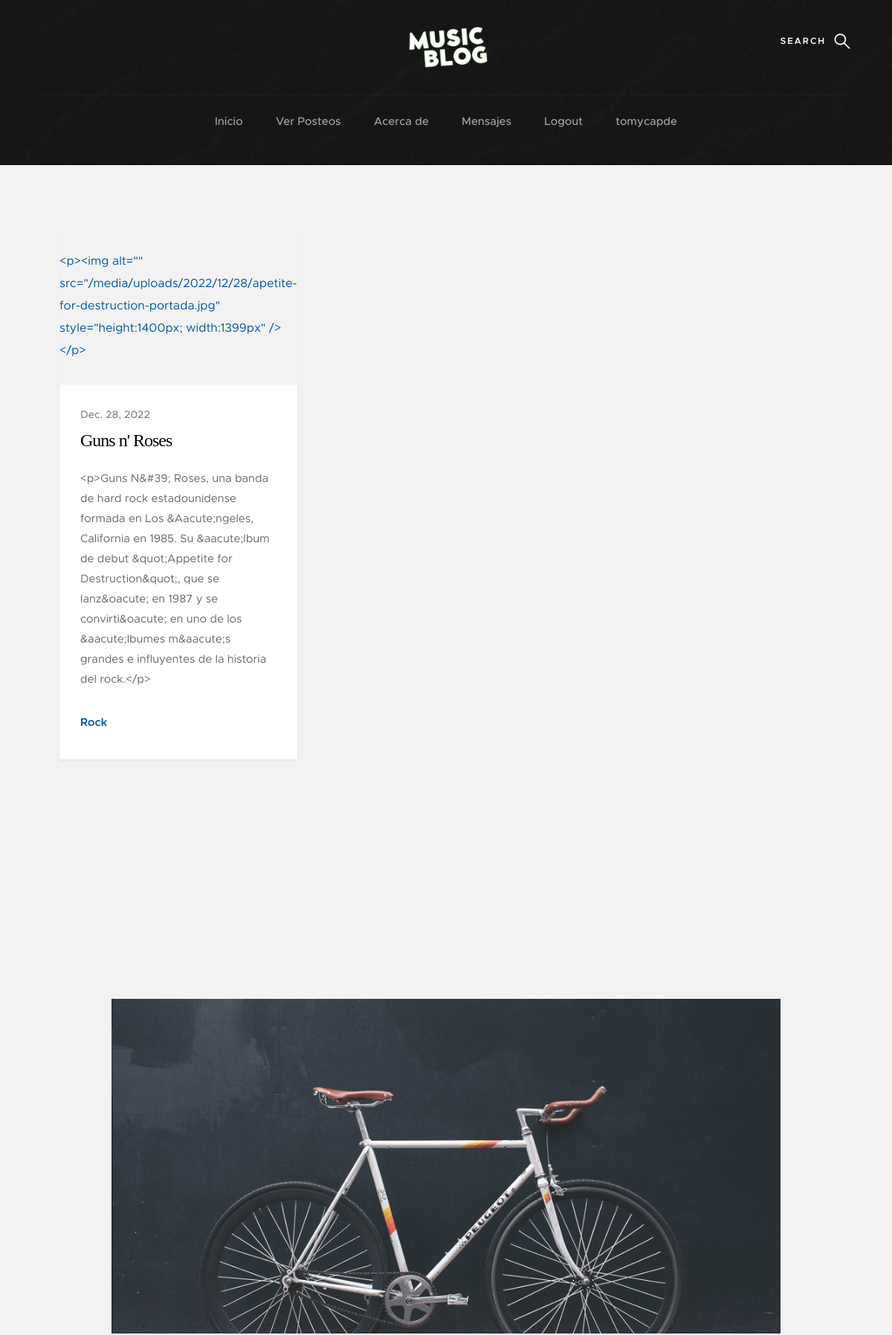
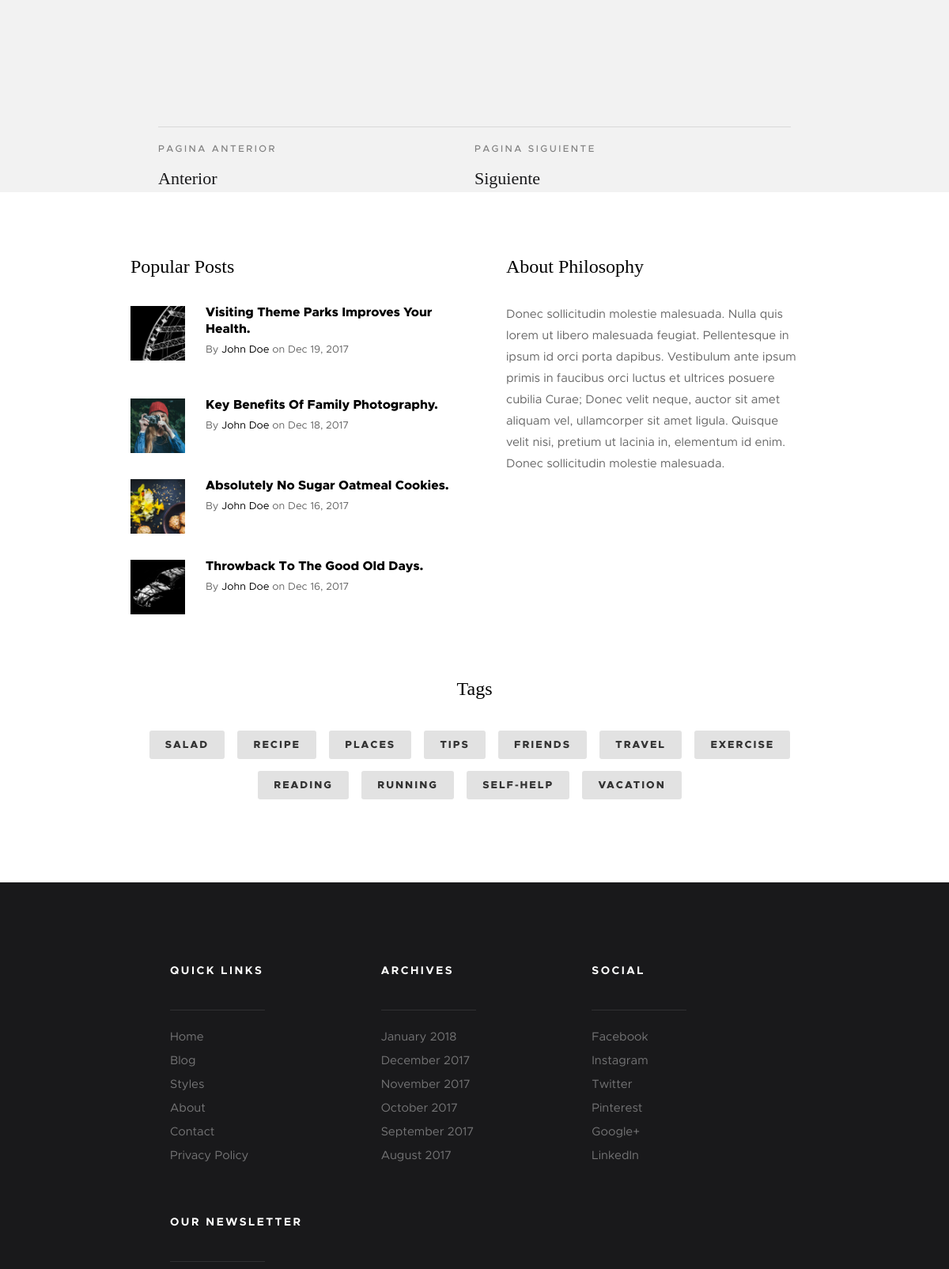
Screenshot of /posts/ (signed in, upper part) with the database file from the repository (2 pictures, top to bottom).
### Posts/models.py (models this page shows, shortened)
class Post(models.Model):
    title = models.CharField(max_length=150, null = True)
    description = RichTextUploadingField(null = True, config_name='description')
    body = RichTextUploadingField(null = True, config_name='default')
    author = models.ForeignKey(User, on_delete=models.CASCADE, null = True)
    date = models.DateTimeField(auto_now_add=True)
    images = RichTextUploadingField(null = True, config_name='image')
    category = models.CharField(max_length=50, null=True)

### Posts/views.py (the view)
# urls.py: path('posts/', view_posts, name='view_posts'),
def view_posts(request):
    posts = Post.objects.all()
    context = {
    'posts':posts
    }
    return render(request, 'all_posts.html', context)

### templates/all_posts.html (shortened to what this page needs)
{% extends 'padre.html' %}
{% load static %}
    {% block padre %}
    <section class="s-content">
        <div class="row masonry-wrap">
            <div class="masonry">
                {% for post in posts %}
                <article class="masonry__brick entry format-standard" data-aos="fade-up">
                    <div class="entry__thumb">
                        <a class="entry__thumb-link">
                            <p>{{ post.images }}</p>
                        </a>
                    </div>
                    <div class="entry__text">
                        <div class="entry__header">
                            <div class="entry__date">
                                <a href="single-standard.html">{{ post.date.date }}</a>
                            </div>
                            <h1 class="entry__title"><a href="/post/{{ post.id }}">{{ post.title }}</a></h1>
                        </div>
                        <div class="entry__excerpt">
                            <p>
                                {{ post.description }}
                            </p>
                        </div>
                        <div class="entry__meta">
                            <span class="entry__meta-links">
                                {% if post.category %}
                                <a href="category.html">{{ post.category }}</a>
                                {% endif %}
                            </span>
                        </div>
                    </div>
                </article>
                {% endfor %}
                </div>
            </div>
    </section>
    <section class="s-content s-content--narrow s-content--no-padding-bottom">
        <article class="row format-standard">
            <div class="s-content__header col-full">
                <ul class="s-content__header-meta">
                </ul>
            </div>
            <div class="s-content__media col-full">
                <div class="s-content__post-thumb">
                    <img src="{% static 'images/thumbs/single/standard/standard-1000.jpg' %}"
                         srcset="images/thumbs/single/standard/standard-2000.jpg 2000w,
                                 images/thumbs/single/standard/standard-1000.jpg 1000w,
                                 images/thumbs/single/standard/standard-500.jpg 500w"
                         sizes="(max-width: 2000px) 100vw, 2000px" alt="" >
                </div>
            </div>
            <div class="col-full s-content__main">
                <div class="s-content__pagenav">
                    <div class="s-content__nav">
                        <div class="s-content__prev">
                            <a href="#0" rel="prev">
                                <span>Pagina anterior</span>
                                Anterior
                            </a>
                        </div>
                        <div class="s-content__next">
                            <a href="#0" rel="next">
                                <span>Pagina siguiente</span>
                                Siguiente
                            </a>
                        </div>
                    </div>
                </div>
            </div>
        </article>
    </section>
    <section class="s-extra">
        <div class="row top">
            <div class="col-eight md-six tab-full popular">
                <h3>Popular Posts</h3>
                <div class="block-1-2 block-m-full popular__posts">
                    <article class="col-block popular__post">
                        <a href="#0" class="popular__thumb">
                            <img src="{% static 'images/thumbs/small/wheel-150.jpg' %}" alt="">
                        </a>
                        <h5><a href="#0">Visiting Theme Parks Improves Your Health.</a></h5>
                        <section class="popular__meta">
                                <span class="popular__author"><span>By</span> <a href="#0"> John Doe</a></span>
                            <span class="popular__date"><span>on</span> <time datetime="2017-12-19">Dec 19, 2017</time></span>
                        </section>
                    </article>
                    <article class="col-block popular__post">
                        <a href="#0" class="popular__thumb">
                            <img src="{% static 'images/thumbs/small/shutterbug-150.jpg' %}" alt="">
                        </a>
                        <h5><a href="#0">Key Benefits Of Family Photography.</a></h5>
                        <section class="popular__meta">
                            <span class="popular__author"><span>By</span> <a href="#0"> John Doe</a></span>
                            <span class="popular__date"><span>on</span> <time datetime="2017-12-18">Dec 18, 2017</time></span>
                        </section>
                    </article>
                    <article class="col-block popular__post">
                        <a href="#0" class="popular__thumb">
                            <img src="{% static 'images/thumbs/small/cookies-150.jpg' %}" alt="">
                        </a>
                        <h5><a href="#0">Absolutely No Sugar Oatmeal Cookies.</a></h5>
                        <section class="popular__meta">
                                <span class="popular__author"><span>By</span> <a href="#0"> John Doe</a></span>
                            <span class="popular__date"><span>on</span> <time datetime="2017-12-16">Dec 16, 2017</time></span>
                        </section>
                    </article>
                    <article class="col-block popular__post">
                        <a href="#0" class="popular__thumb">
                            <img src="{% static 'images/thumbs/small/beetle-150.jpg' %}" alt="">
                        </a>
                        <h5><a href="#0">Throwback To The Good Old Days.</a></h5>
                        <section class="popular__meta">
                            <span class="popular__author"><span>By</span> <a href="#0"> John Doe</a></span>
                            <span class="popular__date"><span>on</span> <time datetime="2017-12-16">Dec 16, 2017</time></span>
                        </section>
                    </article>
                </div>
            </div>
            <div class="col-four md-six tab-full about">
                <h3>About Philosophy</h3>
                <p>
                Donec sollicitudin molestie malesuada. Nulla quis lorem ut libero malesuada feugiat. Pellentesque in ipsum id orci porta dapibus. Vestibulum ante ipsum primis in faucibus orci luctus et ultrices posuere cubilia Curae; Donec velit neque, auctor sit amet aliquam vel, ullamcorper sit amet ligula. Quisque velit nisi, pretium ut lacinia in, elementum id enim. Donec sollicitudin molestie malesuada.
                </p>
                <ul class="about__social">
                    <li>
                        <a href="#0"><i class="fa fa-facebook" aria-hidden="true"></i></a>
                    </li>
                    <li>
                        <a href="#0"><i class="fa fa-twitter" aria-hidden="true"></i></a>
                    </li>
                    <li>
                        <a href="#0"><i class="fa fa-instagram" aria-hidden="true"></i></a>
                    </li>
                    <li>
                        <a href="#0"><i class="fa fa-pinterest" aria-hidden="true"></i></a>
                    </li>
                </ul>
            </div>
        </div>
        <div class="row bottom tags-wrap">
            <div class="col-full tags">
                <h3>Tags</h3>
                <div class="tagcloud">
                    <a href="#0">Salad</a>
                    <a href="#0">Recipe</a>
                    <a href="#0">Places</a>
                    <a href="#0">Tips</a>
                    <a href="#0">Friends</a>
                    <a href="#0">Travel</a>
                    <a href="#0">Exercise</a>
                    <a href="#0">Reading</a>
                    <a href="#0">Running</a>
                    <a href="#0">Self-Help</a>
                    <a href="#0">Vacation</a>
                </div>
            </div>
        </div>
    </section>
    {% endblock %}

### templates/padre.html (shortened to what this page needs)
{% load static %}
<!DOCTYPE html>
<html class="no-js" lang="en">
<head>
    <link rel="stylesheet" href='{% static "css/base.css" %}'>
    <link rel="stylesheet" href='{% static "css/vendor.css" %}'>
    <link rel="stylesheet" href='{% static "css/main.css" %}'>
</head>
<body id="top">
    <section class="s-pageheader s-pageheader--home">
        <header class="header">
            <div class="header__content row">
                <div>
                    <a class="logo" href="index.html">
                        <img src="{% static 'images/logo_2.png' %}" width="400" alt="Homepage">
                    </a>
                </div>
                <ul class="header__social">
                    <li>
                        <a href="#0"><i class="fa fa-facebook" aria-hidden="true"></i></a>
                    </li>
                    <li>
                        <a href="#0"><i class="fa fa-twitter" aria-hidden="true"></i></a>
                    </li>
                    <li>
                        <a href="#0"><i class="fa fa-instagram" aria-hidden="true"></i></a>
                    </li>
                    <li>
                        <a href="#0"><i class="fa fa-pinterest" aria-hidden="true"></i></a>
                    </li>
                </ul>
                <a class="header__search-trigger" href="#0"></a>
                <nav class="header__nav-wrap">
                    <ul class="header__nav">
                        <li class=><a href="{% url 'home' %}" title="">Inicio</a></li>
                        <li class=><a href="{% url 'view_posts' %}" title="">Ver Posteos</a></li>
                        <li class=><a href="" title="">Acerca de</a></li>
                        {% if user.is_authenticated %}
                            <li class=><a href="{% url 'messages' %}"title="">Mensajes</a></li>
                            <li><a href="{% url 'logout' %}" title="">Logout</a></li>
                            <li><a href="{% url 'profile' %}" title="">{{ user.get_username }}</a></li>
                        {% else %}
                            <li><a href="{% url 'login' %}" title="">Login</a></li>
                            <li><a href="{% url 'register' %}" title="">Register</a></li>
                        {% endif %}
                    </ul>
                </nav>
            </div>
        </header>
    </section>
    {% block padre %}
    {% endblock %}
    <footer class="s-footer">
        <div class="s-footer__main">
            <div class="row">
                <div class="col-two md-four mob-full s-footer__sitelinks">
                    <h4>Quick Links</h4>
                    <ul class="s-footer__linklist">
                        <li><a href="#0">Home</a></li>
                        <li><a href="#0">Blog</a></li>
                        <li><a href="#0">Styles</a></li>
                        <li><a href="#0">About</a></li>
                        <li><a href="#0">Contact</a></li>
                        <li><a href="#0">Privacy Policy</a></li>
                    </ul>
                </div>
                <div class="col-two md-four mob-full s-footer__archives">
                    <h4>Archives</h4>
                    <ul class="s-footer__linklist">
                        <li><a href="#0">January 2018</a></li>
                        <li><a href="#0">December 2017</a></li>
                        <li><a href="#0">November 2017</a></li>
                        <li><a href="#0">October 2017</a></li>
                        <li><a href="#0">September 2017</a></li>
                        <li><a href="#0">August 2017</a></li>
                    </ul>
                </div>
                <div class="col-two md-four mob-full s-footer__social">
                    <h4>Social</h4>
                    <ul class="s-footer__linklist">
                        <li><a href="#0">Facebook</a></li>
                        <li><a href="#0">Instagram</a></li>
                        <li><a href="#0">Twitter</a></li>
                        <li><a href="#0">Pinterest</a></li>
                        <li><a href="#0">Google+</a></li>
                        <li><a href="#0">LinkedIn</a></li>
                    </ul>
                </div>
                <div class="col-five md-full end s-footer__subscribe">
                    <h4>Our Newsletter</h4>
                </div>
            </div>
        </div>
    </footer>
</body>
</html>

### static/css/base.css (style rules this page uses)
html { font-family: sans-serif; line-height: 1.15; -ms-text-size-adjust: 100%; -webkit-text-size-adjust: 100%; }
body { margin: 0; }
article, aside, footer, header, nav, section { display: block; }
h1 { font-size: 2em; margin: 0.67em 0; }
a { background-color: transparent; -webkit-text-decoration-skip: objects; }
img { border-style: none; }
html { font-size: 62.5%; box-sizing: border-box; }
*, *::before, *::after { box-sizing: inherit; }
body { font-weight: normal; line-height: 1; word-wrap: break-word; text-rendering: optimizeLegibility; -webkit-overflow-scrolling: touch; -webkit-text-size-adjust: none; }
body, input, button { -moz-osx-font-smoothing: grayscale; -webkit-font-smoothing: antialiased; }
img, video { max-width: 100%; height: auto; }
div, dl, dt, dd, ul, ol, li, h1, h2, h3, h4, h5, h6, pre, form, p, blockquote, th, td { margin: 0; padding: 0; }
h1, h2, h3, h4, h5, h6 { -webkit-font-smoothing: auto; -webkit-font-smoothing: antialiased; -webkit-font-variant-ligatures: common-ligatures; -moz-font-variant-ligatures: common-ligatures; font-variant-ligatures: common-ligatures; text-rendering: optimizeLegibility; }
em, i { font-style: italic; line-height: inherit; }
ol, ul { list-style: none; }
li { display: block; }
a { text-decoration: none; line-height: inherit; }
a img { border: none; }
.row { width: 94%; max-width: 1200px; margin: 0 auto; }
.row:after { content: ""; display: table; clear: both; }
[class*="col-"] { float: left; padding: 0 20px; }
[class*="col-"] + [class*="col-"].end { float: right; }
.col-two, .col-1-6 { width: 16.66667%; }
.col-four, .col-1-3 { width: 33.33333%; }
.col-five { width: 41.66667%; }
.col-eight, .col-2-3 { width: 66.66667%; }
.col-twelve, .col-full { width: 100%; }
@media only screen and (max-width: 1200px) { [class*="col-"] { padding: 0 15px; } }
@media only screen and (max-width: 1200px) { .md-four, .md-1-3 { width: 33.33333%; } }
@media only screen and (max-width: 1200px) { .md-six, .md-1-2 { width: 50%; } }
@media only screen and (max-width: 1200px) { .md-twelve, .md-full { width: 100%; } }
[class*="block-"]:after { content: ""; display: table; clear: both; }
.block-1-2 .col-block { width: 50%; }
.block-1-6 .col-block:nth-child(6n + 1), .block-1-5 .col-block:nth-child(5n + 1), .block-1-4 .col-block:nth-child(4n + 1), .block-1-3 .col-block:nth-child(3n + 1), .block-1-2 .col-block:nth-child(2n + 1) { clear: both; }
@media only screen and (max-width: 1200px) { .block-m-full .col-block { width: 100%; clear: both; } }
@media only screen and (max-width: 1200px) { [class*="block-m-"] .col-block:nth-child(n) { clear: none; } }

### rows the page displays
Post: images "<p><img alt=\"\" src=\"/media/uploads/2022/12/28/apetite-for-destruction-portada.jpg\" style=\"height:1400px; width:1399px\" /></p>", date "Dec. 28, 2022", title "Guns n' Roses", description "<p>Guns N&#39; Roses, una banda de hard rock estadounidense formada en Los &Aacute;ngeles, California en 1985. Su &aacute;lbum de debut &quot;Appetite for Destruction&quot;, que se lanz&oacute; en 1987 y se convirti&oacute; en uno de los &aacute;lbumes m&aacute;s grandes e influyentes de la historia del rock.</p>", category "Rock"

### other values shown
{{ user.get_username }} "tomycapde"
